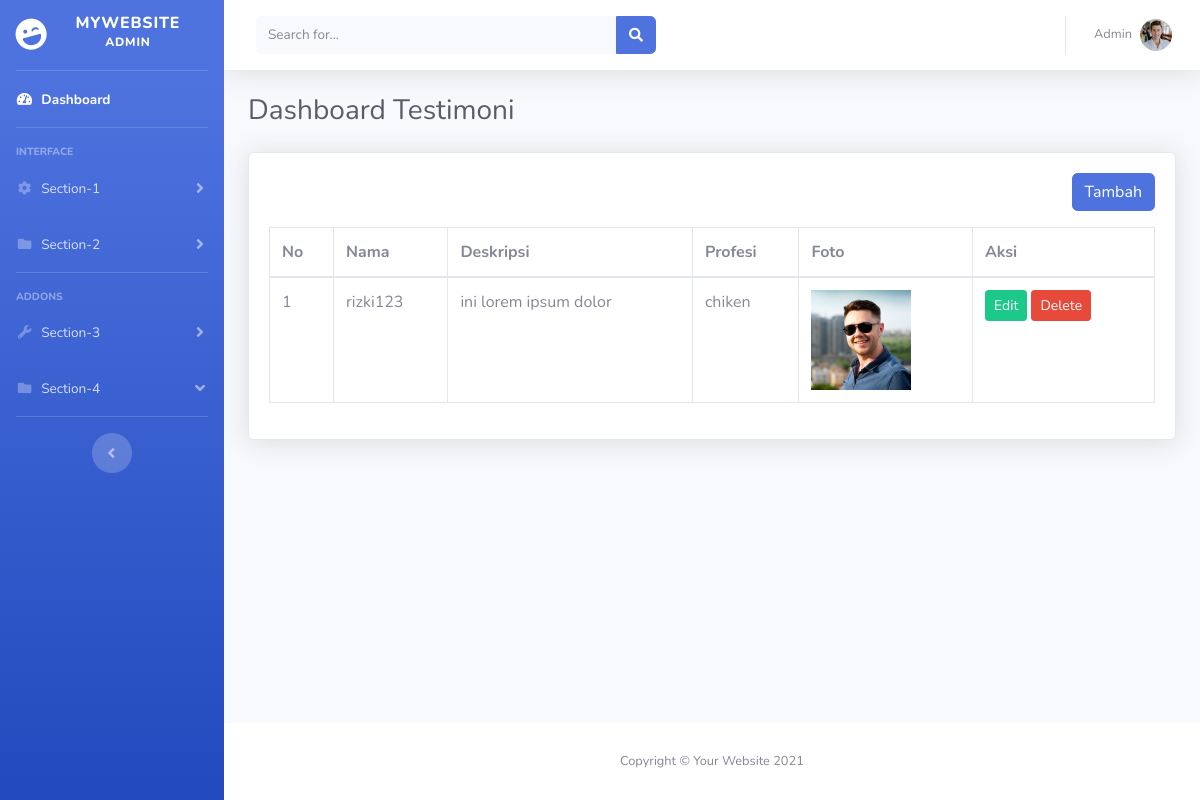
/admin/testimoni.php, run on an earlier commit of the app's database.
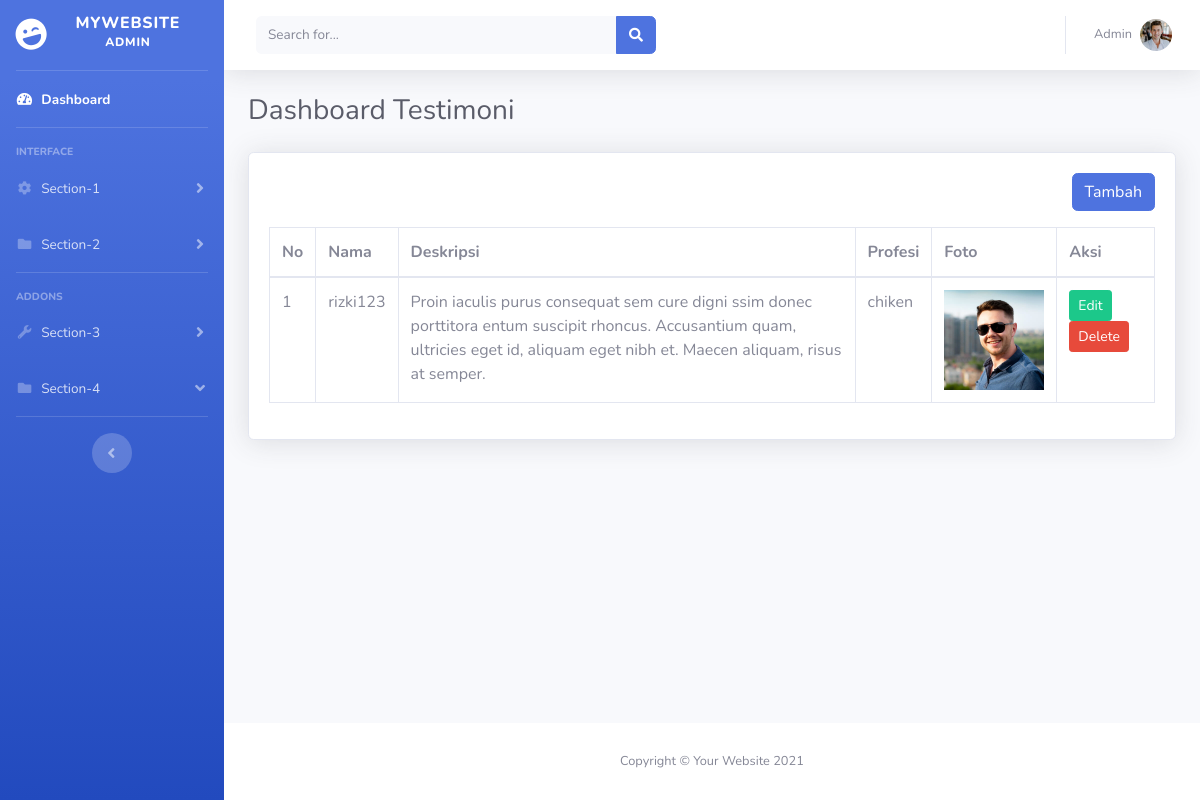
And on a later commit of the database.
### tables this page shows
CREATE TABLE `testimoni` (
  `id` int(10) NOT NULL,
  `nama` varchar(255) NOT NULL,
  `deskripsi` varchar(255) NOT NULL,
  `profesi` varchar(255) NOT NULL,
  `foto` varchar(50) NOT NULL,
  `created_at` timestamp NOT NULL DEFAULT current_timestamp() ON UPDATE current_timestamp()
);

### admin/testimoni.php (the view, shortened to what this page needs)
<?php
include 'database/db.php';
$queryTest = mysqli_query($conn, "SELECT * FROM testimoni");
?>
<!DOCTYPE html>
<html lang="en">
<head>
    <?php include 'layout/css.php' ?>
</head>
<body id="page-top">
    <div id="wrapper">
        <?php include 'layout/sidebar.php' ?>
        <div id="content-wrapper" class="d-flex flex-column">
            <div id="content">
                <?php include 'layout/navbar.php' ?>
                <div class="container-fluid">
                    <div class="d-sm-flex align-items-center justify-content-between mb-4">
                        <h1 class="h3 mb-0 text-gray-800">Dashboard Testimoni</h1>
                    </div>
                    <div class="card  shadow mb-4">
                        <div class="card-body">
                            <div align="right" class="mb-3">
                                <a href="tambah-testimoni.php" class="btn btn-primary">Tambah</a>
                            </div>
                            <div class="table-responsive">
                                <table class="table table-bordered" width="100%">
                                    <thead>
                                        <tr>
                                            <th>No</th>
                                            <th>Nama</th>
                                            <th>Deskripsi</th>
                                            <th>Profesi</th>
                                            <th>Foto</th>
                                            <th>Aksi</th>
                                        </tr>
                                    </thead>
                                    <tbody>
                                        <?php $no = 1;
                                        while ($rowTest = mysqli_fetch_assoc($queryTest)) { ?>
                                            <tr>
                                                <td><?php echo $no++ ?></td>
                                                <td><?php echo $rowTest['nama'] ?></td>
                                                <td><?php echo $rowTest['deskripsi'] ?></td>
                                                <td><?php echo $rowTest['profesi'] ?></td>
                                                <td>
                                                    <img width="100" src="upload/<?php echo $rowTest['foto'] ?>" alt="">
                                                </td>
                                                <td>
                                                    <a href="tambah-testimoni.php?edit=<?php echo $rowTest['id'] ?>" class="btn btn-success btn-sm">
                                                        <span class="tf-icon bx bx-pencil bx-18px ">Edit</span>
                                                    </a>
                                                    <a onclick="return confirm('Apakah anda yakin akan menghapus data ini??')"
                                                        href="testimoni.php?delete=<?php echo $rowTest['id'] ?>" class="btn btn-danger btn-sm">
                                                        <span class="tf-icon bx bx-trash bx-18px ">Delete</span>
                                                    </a>
                                                </td>
                                            </tr>
                                        <?php } ?>
                                    </tbody>
                                </table>
                            </div>
                        </div>
                    </div>
                </div>
            </div>
            <?php include 'layout/footer.php' ?>
        </div>
    </div>
</body>
</html>

What changed in the data, as far as the page shows it:
changed testimoni "rizki123": deskripsi "ini lorem ipsum dolor" → "Proin iaculis purus consequat sem cure digni ssim donec porttitora entum suscipit rhoncus. Accusantium quam, ultricies eget id, aliquam eget nibh et. Maecen aliquam, risus at semper."
